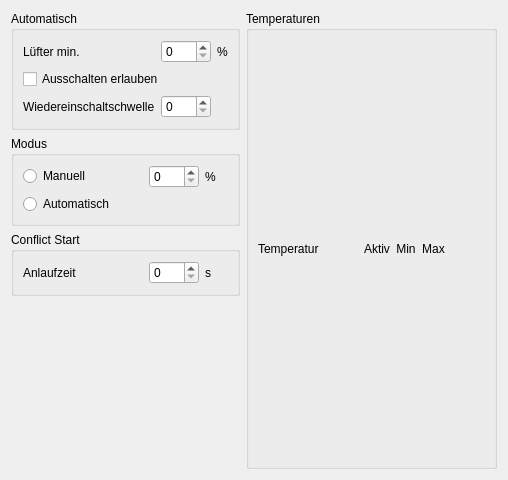
      <widget class="QWidget" name="tabKanal2">
       <attribute name="title">
        <string>Kanal 2</string>
       </attribute>
       <layout class="QGridLayout" name="gridLayout_20">
        <item row="0" column="0">
         <widget class="QGroupBox" name="kanal1AutoBox_2">
          <property name="maximumSize">
           <size>
            <width>250</width>
            <height>16777215</height>
           </size>
          </property>
          <property name="title">
           <string>Automatisch</string>
          </property>
          <layout class="QGridLayout" name="gridLayout_17">
           <item row="0" column="1">
            <widget class="QSpinBox" name="kanal2LuefterMin"/>
           </item>
           <item row="0" column="0">
            <widget class="QLabel" name="label_16">
             <property name="text">
              <string>Lüfter min.</string>
             </property>
            </widget>
           </item>
           <item row="1" column="0" colspan="2">
            <widget class="QCheckBox" name="checkBox_4">
             <property name="layoutDirection">
              <enum>Qt::LeftToRight</enum>
             </property>
             <property name="text">
              <string>Ausschalten erlauben</string>
             </property>
            </widget>
           </item>
           <item row="2" column="1">
            <widget class="QSpinBox" name="kanal2Wiedereinschaltschwelle">
             <property name="minimumSize">
              <size>
               <width>50</width>
               <height>0</height>
              </size>
             </property>
            </widget>
           </item>
           <item row="2" column="0">
            <widget class="QLabel" name="label_17">
             <property name="minimumSize">
              <size>
               <width>120</width>
               <height>0</height>
              </size>
             </property>
             <property name="maximumSize">
              <size>
               <width>16777215</width>
               <height>16777215</height>
              </size>
             </property>
             <property name="text">
              <string>Wiedereinschaltschwelle</string>
             </property>
            </widget>
           </item>
           <item row="0" column="2">
            <widget class="QLabel" name="label_42">
             <property name="text">
              <string>%</string>
             </property>
            </widget>
           </item>
          </layout>
         </widget>
        </item>
        <item row="0" column="1" rowspan="4">
         <widget class="QGroupBox" name="kanal2TempBox">
          <property name="minimumSize">
           <size>
            <width>0</width>
            <height>0</height>
           </size>
          </property>
          <property name="maximumSize">
           <size>
            <width>16777215</width>
            <height>16777215</height>
           </size>
          </property>
          <property name="title">
           <string>Temperaturen</string>
          </property>
          <layout class="QGridLayout" name="kanal2TempBoxLayout">
           <item row="0" column="3">
            <widget class="QLabel" name="label_10">
             <property name="text">
              <string>Min</string>
             </property>
             <property name="alignment">
              <set>Qt::AlignCenter</set>
             </property>
            </widget>
           </item>
           <item row="0" column="5">
            <spacer name="horizontalSpacer_3">
             <property name="orientation">
              <enum>Qt::Horizontal</enum>
             </property>
             <property name="sizeHint" stdset="0">
              <size>
               <width>40</width>
               <height>20</height>
              </size>
             </property>
            </spacer>
           </item>
           <item row="0" column="0" colspan="2">
            <widget class="QLabel" name="label_12">
             <property name="minimumSize">
              <size>
               <width>100</width>
               <height>0</height>
              </size>
             </property>
             <property name="text">
              <string>Temperatur</string>
             </property>
             <property name="alignment">
              <set>Qt::AlignLeading|Qt::AlignLeft|Qt::AlignVCenter</set>
             </property>
            </widget>
           </item>
           <item row="0" column="2">
            <widget class="QLabel" name="label_11">
             <property name="text">
              <string>Aktiv</string>
             </property>
             <property name="alignment">
              <set>Qt::AlignCenter</set>
             </property>
            </widget>
           </item>
           <item row="0" column="4">
            <widget class="QLabel" name="label_13">
             <property name="text">
              <string>Max</string>
             </property>
             <property name="alignment">
              <set>Qt::AlignCenter</set>
             </property>
            </widget>
           </item>
          </layout>
         </widget>
        </item>
        <item row="1" column="0">
         <widget class="QGroupBox" name="kanal1ModusBox_2">
          <property name="title">
           <string>Modus</string>
          </property>
          <layout class="QGridLayout" name="gridLayout_18">
           <item row="1" column="0">
            <widget class="QRadioButton" name="kanal2Auto">
             <property name="text">
              <string>Automatisch</string>
             </property>
            </widget>
           </item>
           <item row="0" column="0">
            <widget class="QRadioButton" name="kanal2Manuell">
             <property name="minimumSize">
              <size>
               <width>120</width>
               <height>0</height>
              </size>
             </property>
             <property name="maximumSize">
              <size>
               <width>16777215</width>
               <height>16777215</height>
              </size>
             </property>
             <property name="text">
              <string>Manuell</string>
             </property>
            </widget>
           </item>
           <item row="0" column="1">
            <widget class="QSpinBox" name="kanal2ManuellValue">
             <property name="minimumSize">
              <size>
               <width>50</width>
               <height>0</height>
              </size>
             </property>
            </widget>
           </item>
           <item row="0" column="2">
            <widget class="QLabel" name="label_43">
             <property name="text">
              <string>%</string>
             </property>
            </widget>
           </item>
          </layout>
         </widget>
        </item>
        <item row="2" column="0">
         <widget class="QGroupBox" name="kanal1StartBox_2">
          <property name="title">
           <string>Conflict Start</string>
          </property>
          <layout class="QGridLayout" name="gridLayout_19">
           <item row="0" column="1">
            <widget class="QSpinBox" name="kanal2Anlaufzeit">
             <property name="minimumSize">
              <size>
               <width>50</width>
               <height>0</height>
              </size>
             </property>
            </widget>
           </item>
           <item row="0" column="0">
            <widget class="QLabel" name="label_18">
             <property name="minimumSize">
              <size>
               <width>120</width>
               <height>0</height>
              </size>
             </property>
             <property name="text">
              <string>Anlaufzeit</string>
             </property>
            </widget>
           </item>
           <item row="0" column="2">
            <widget class="QLabel" name="label_47">
             <property name="text">
              <string>s</string>
             </property>
            </widget>
           </item>
          </layout>
         </widget>
        </item>
        <item row="3" column="0">
         <spacer name="verticalSpacer_7">
          <property name="orientation">
           <enum>Qt::Vertical</enum>
          </property>
          <property name="sizeHint" stdset="0">
           <size>
            <width>20</width>
            <height>173</height>
           </size>
          </property>
         </spacer>
        </item>
       </layout>
      </widget>
